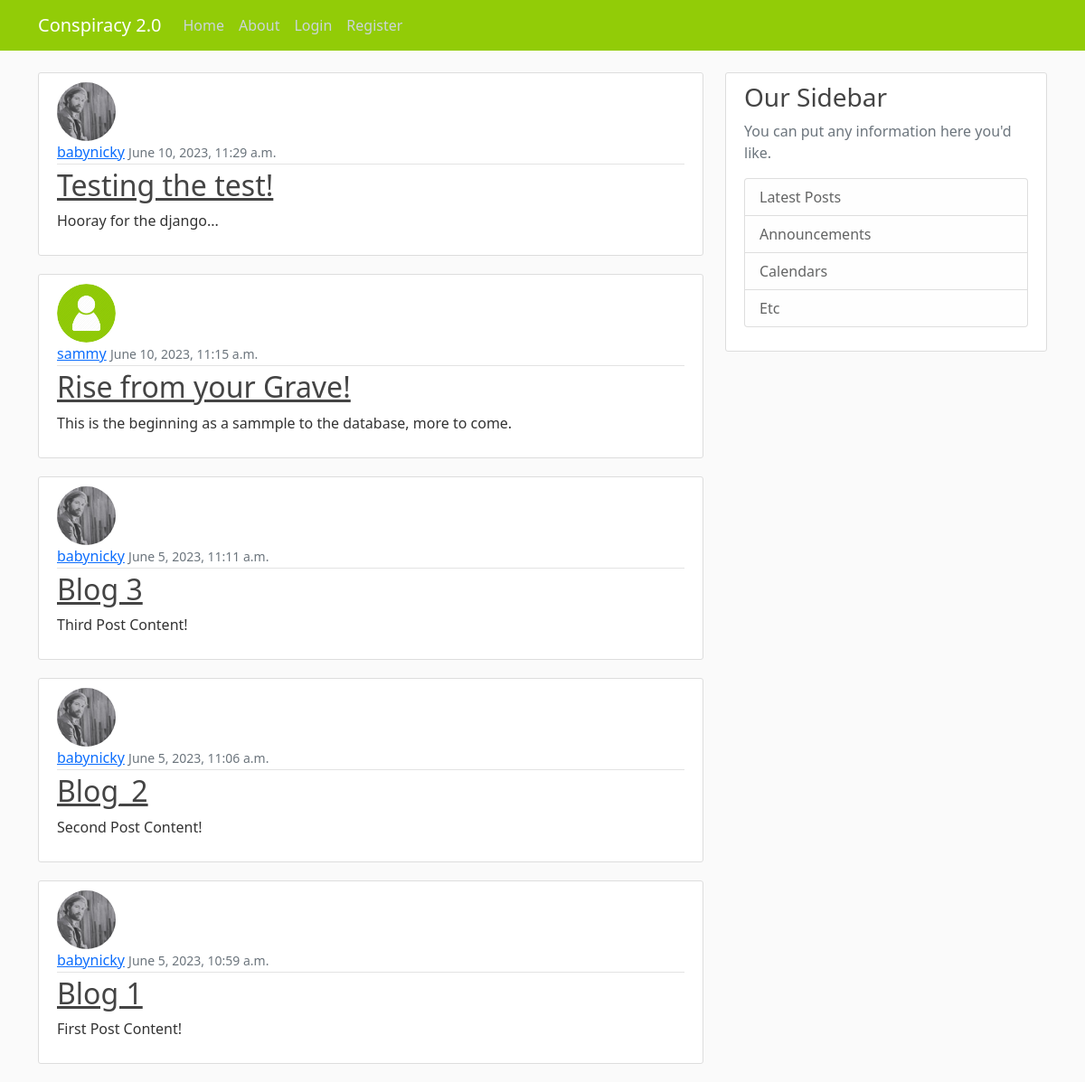
The page / on the database its author committed.
### Blog/models.py (models this page shows, shortened)
class Post(models.Model):
    title = models.CharField(max_length=100)
    content = models.TextField()
    date_posted = models.DateTimeField(default=timezone.now)
    author = models.ForeignKey(User, on_delete=models.CASCADE)

### Users/models.py (models this page shows, shortened)
class Profile(models.Model):
    user = models.OneToOneField(User, on_delete=models.CASCADE)
    image = models.ImageField(default='default.jpg', upload_to='profile_pics')

### Blog/views.py (the view)
# urls.py: path('', PostListView.as_view(), name='blog-home'),
class PostListView(ListView):
    model = Post
    template_name = 'blog/home.html' # <app>/<model>_<viewtype>.html
    context_object_name = "posts"
    ordering = ['-date_posted']
    paginate_by = 5

### Blog/templates/blog/home.html
{% extends 'blog/base.html' %}
{% block content %}
    {% for post in posts %}
    <div class="post">
        <article class="media content-section">
          <img class="rounded-circle article-img" src="{{ post.author.profile.image.url }}">
            <div class="media-body">
              <div class="article-metadata">
                <a class="mr-2" href="#">{{ post.author }}</a>
                <small class="text-muted">{{ post.date_posted }}</small>
              </div>
              <h2><a class="article-title" href="#">{{ post.title }}</a></h2>
              <p class="article-content">{{ post.content }}</p>
            </div>
          </article>
    </div>
    {% endfor %}
{% endblock content %}

### Blog/static/blog/main.css (style rules this page uses)
body { background: #fafafa; color: #333333; margin-top: 5rem; }
h1, h2, h3, h4, h5, h6 { color: #444444; }
.content-section { background: #ffffff; padding: 10px 20px; border: 1px solid #dddddd; border-radius: 3px; margin-bottom: 20px; }
.article-title { color: #444444; }
.article-content { white-space: pre-line; }
.article-img { height: 65px; width: 65px; margin-right: 16px; }
.article-metadata { padding-bottom: 1px; margin-bottom: 4px; border-bottom: 1px solid #e3e3e3 }

### rows shown on the page
Post: author.profile.image (picture), author "babynicky", date_posted "June 10, 2023, 11:29 a.m.", title "Testing the test!", content "Hooray for the django..."
Post: author.profile.image (placeholder picture), author "sammy", date_posted "June 10, 2023, 11:15 a.m.", title "Rise from your Grave!", content "This is the beginning as a sammple to the database, more to come."
Post: author.profile.image (picture), author "babynicky", date_posted "June 5, 2023, 11:11 a.m.", title "Blog 3", content "Third Post Content!"
Post: author.profile.image (picture), author "babynicky", date_posted "June 5, 2023, 11:06 a.m.", title "Blog_2", content "Second Post Content!"
Post: author.profile.image (picture), author "babynicky", date_posted "June 5, 2023, 10:59 a.m.", title "Blog 1", content "First Post Content!"
